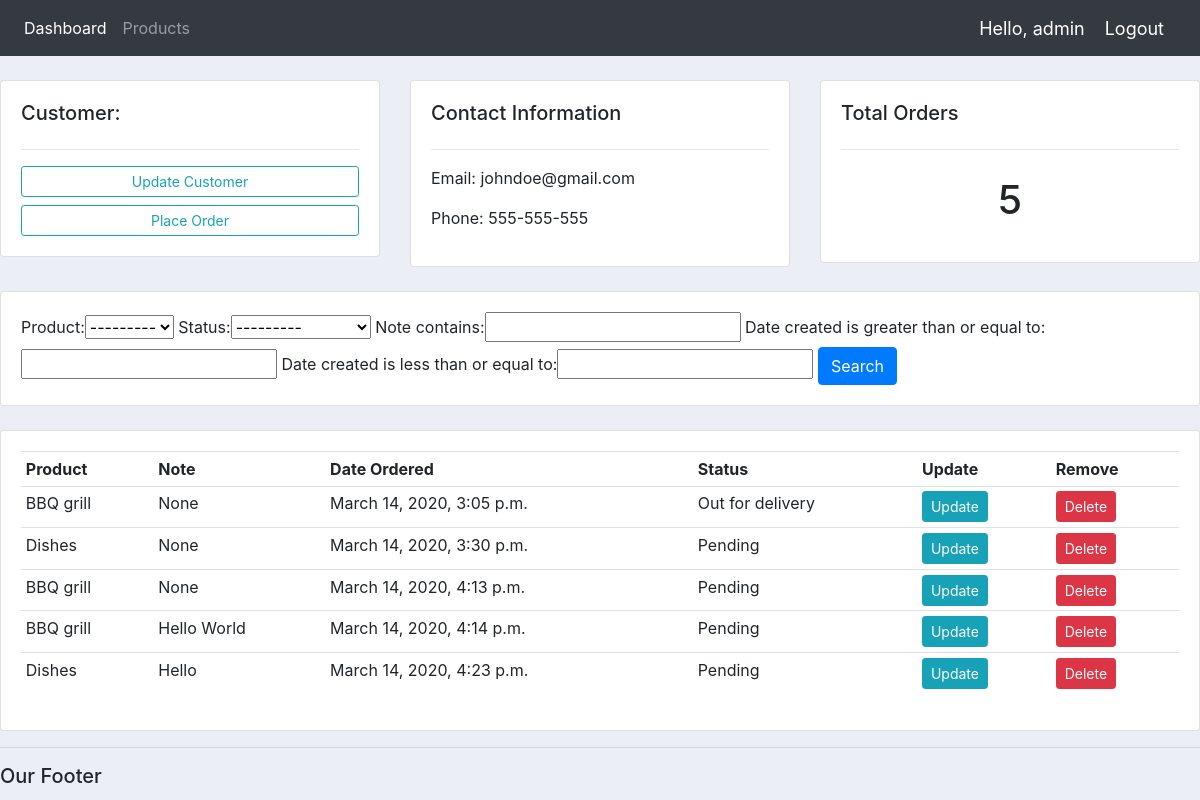
The app's page /customer/1/ (signed in) with its own data.
### accounts/models.py (models this page shows, shortened)
class Customer(models.Model):
    user = models.OneToOneField(User, null=True, blank=True, on_delete=models.CASCADE)
    profile_pic = models.ImageField(null=True, default="profile1.png", blank=True)
    name = models.CharField(max_length=200, null=True)
    phone = models.CharField(max_length=200, null=True)
    email = models.CharField(max_length=200, null=True)
    date_created = models.DateTimeField(auto_now_add=True, null=True)

class Order(models.Model):
    STATUS = (
        ("Pending", "Pending"),
        ("Out for delivery", "Out for delivery"),
        ("Delivered", "Delivered"),
    )
    customer = models.ForeignKey(Customer, null=True, on_delete=models.SET_NULL)
    product = models.ForeignKey(Product, null=True, on_delete=models.SET_NULL)
    date_created = models.DateTimeField(auto_now_add=True, null=True)
    status = models.CharField(max_length=200, null=True, choices=STATUS)
    note = models.CharField(max_length=1000, null=True)

class Product(models.Model):
    CATEGORY = (
        ("Indoor", "Indoor"),
        ("Outdoor", "Outdoor"),
    )
    name = models.CharField(max_length=200, null=True)
    price = models.FloatField(null=True)
    category = models.CharField(max_length=200, null=True, choices=CATEGORY)
    description = models.CharField(max_length=200, null=True, blank=True)
    date_created = models.DateTimeField(auto_now_add=True, null=True)
    tags = models.ManyToManyField(Tag)
    def __str__(self):
        return self.name

### accounts/decorators.py (the view)
        def wrapper_func(request, *args, **kwargs):
            group = None
            if request.user.groups.exists():
                group = request.user.groups.all()[0].name
                print(group)
            if group in allowed_roles:
                return view_func(request, *args, **kwargs)
            else:
                return HttpResponse("You are not authorize to view this page")

### accounts/views.py (called while the page is built)
@login_required(login_url="login")
@allowed_users(allowed_roles=["admin"])
def customer(request, pk):
    customer = Customer.objects.get(id=pk)
    orders = customer.order_set.all()
    order_count = orders.count()
    myFilter = OrderFilter(request.GET, queryset=orders)
    orders = myFilter.qs
    context = {
        "customer": customer,
        "orders": orders,
        "order_count": order_count,
        "myFilter": myFilter
    }
    return render(request, "accounts/customer.html", context)

### accounts/templates/accounts/customer.html
{% extends "accounts/main.html" %}
{% block content %}
	<br>
<div class="row">
	<div class="col-md">
		<div class="card card-body">
			<h5>Customer:</h5>
			<hr>
			<a class="btn btn-outline-info  btn-sm btn-block" href="">Update Customer</a>
			<a class="btn btn-outline-info  btn-sm btn-block"
			   href="{% url 'create_order' customer.id %}">Place Order</a>
		</div>
	</div>
	<div class="col-md">
		<div class="card card-body">
			<h5>Contact Information</h5>
			<hr>
			<p>Email: {{ customer.email }}</p>
			<p>Phone: {{ customer.phone }}</p>
		</div>
	</div>
	<div class="col-md">
		<div class="card card-body">
			<h5>Total Orders</h5>
			<hr>
			<h1 style="text-align: center;padding: 10px">{{ order_count }}</h1>
		</div>
	</div>
</div>
<br>
<div class="row">
	<div class="col">
		<div class="card card-body">
			<form method="get">
				{{ myFilter.form }}
		    <button class="btn btn-primary" type="submit">Search</button>
		  </form>
		</div>
	</div>
</div>
<br>
<div class="row">
	<div class="col-md">
		<div class="card card-body">
			<table class="table table-sm">
				<tr>
					<th>Product</th>
					<th>Note</th>
					<th>Date Ordered</th>
					<th>Status</th>
					<th>Update</th>
					<th>Remove</th>
				</tr>
				{% for order in orders %}
					<tr>
						<td>{{ order.product }}</td>
						<td>{{ order.note }}</td>
						<td>{{ order.date_created }}</td>
						<td>{{ order.status }}</td>
						<td><a class="btn btn-sm btn-info" href="{% url 'update_order' order.id %}">Update</a></td>
                        <td><a class="btn btn-sm btn-danger" href="{% url 'delete_order' order.id %}">Delete</a></td>
					</tr>
				{% endfor %}
			</table>
		</div>
	</div>
</div>
{% endblock %}

### accounts/templates/accounts/Navbar.html (shortened to what this page needs)
{% load static %}
<nav class="navbar navbar-expand-lg navbar-dark bg-dark">
  <div class="collapse navbar-collapse" id="navbarNav">
    <ul class="navbar-nav">
      {% if request.user.is_staff %}
      <li class="nav-item active">
        <a class="nav-link" href="{% url 'home' %}">Dashboard</a>
      </li>
      <li class="nav-item">
        <a class="nav-link" href="{% url 'products' %}">Products</a>
      </li>
      {% else %}
      <li class="nav-item active">
        <a class="nav-link" href="{% url 'account' %}">Settings</a>
      </li>
      {% endif %}
    </ul>
  </div>
  <span class="hello-msg">Hello, {{ request.user }} </span>
  <span><a class="hello-msg" href="{% url 'logout' %}">Logout</a></span>
</nav>

### static/css/main.css (style rules this page uses)
body { background-color: #ebeff5; }

### accounts/templates/accounts/Navbar.html (style rules this page uses)
.hello-msg { font-size : 18px; color : #fff; margin-right : 20px; }

### records on screen
Customer: email "johndoe@gmail.com", phone "555-555-555"
Order: product "BBQ grill", note "None", date_created "March 14, 2020, 3:05 p.m.", status "Out for delivery"
Order: product "Dishes", note "None", date_created "March 14, 2020, 3:30 p.m.", status "Pending"
Order: product "BBQ grill", note "None", date_created "March 14, 2020, 4:13 p.m.", status "Pending"
Order: product "BBQ grill", note "Hello World", date_created "March 14, 2020, 4:14 p.m.", status "Pending"
Order: product "Dishes", note "Hello", date_created "March 14, 2020, 4:23 p.m.", status "Pending"

### other values on screen
{{ request.user }} "admin"
{{ order_count }} "5"
